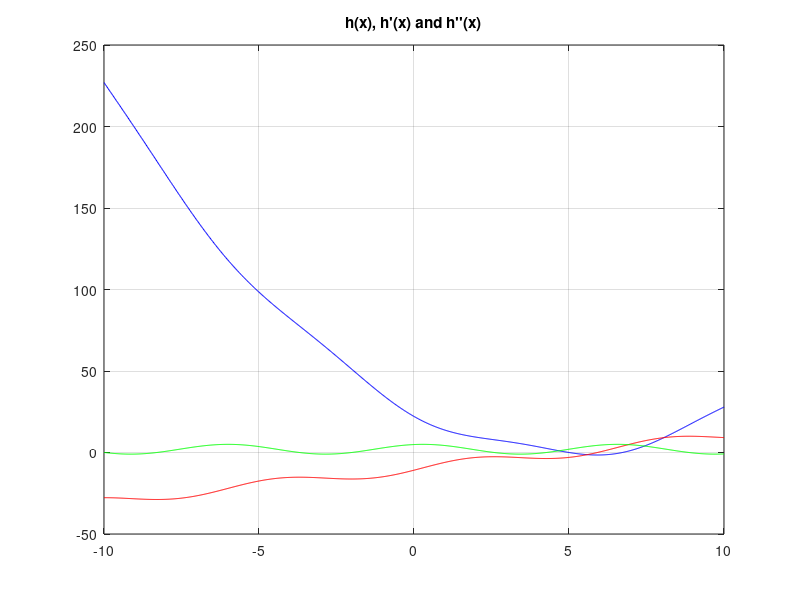

MATLAB code to generate this figure: (Note: this script raises an error after producing the figure.)
h   =@ (x) (x-5).^2 - 3*sin(x-5);
dh  =@ (x) 2*(x-5) - 3*cos(x-5);
d2h =@ (x) 3*sin(x-5) + 2;

x = linspace(-10,10,1000);
y = h(x);
dy = dh(x);
d2y = d2h(x);

figure(1);clf;
plot(x,y,'b-', x,dy,'r-', x,d2y,'g-');
grid on;
title('h(x), h''(x) and h''''(x)');
hold on;

%% x0 = 0

x0 = 0;
tol = 1e-8;
kmax = 100;
[z1,res1,k1,ERR1] = newton(dh, d2h, x0, tol, kmax)

figure(2);clf;
plot(x,y,'b-', x,dy,'r-', z1,res1,'rx');
legend('h(x)', 'h''(x)', 'x_0 = 0');
title('x_0 = 0');

%% x0 = 1

x0 = 1;
tol = 1e-8;
kmax = 100;
[z2,res2,k2,ERR2] = newton(dh, d2h, x0, tol, kmax)

figure(3);clf;
plot(x,y,'b-', x,dy,'r-', z2,res2,'bx');
legend('h(x)', 'h''(x)', 'x_0 = 1');
title('x_0 = 1');

figure(1);
plot(z1,res1,'rx', z2,res2,'bx');
legend('h(x)', 'h''(x)', 'h''''(x)','x_0 = 0', 'x_0 = 1');

figure(4);clf;
semilogy(ERR1);
hold on;
semilogy(ERR2);
legend('Errors from x_0 = 0', 'Errors from x_0 = 1');